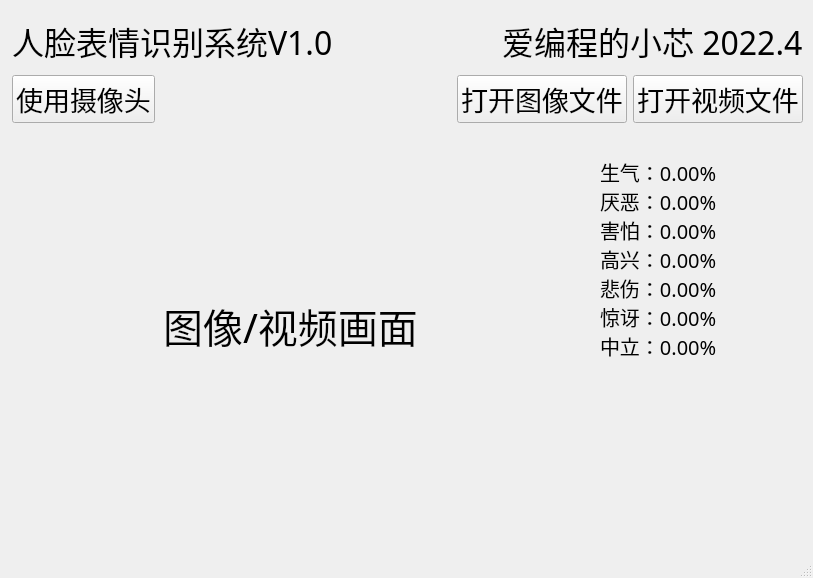
<?xml version="1.0" encoding="UTF-8"?>
<ui version="4.0">
 <class>MainWindow</class>
 <widget class="QMainWindow" name="MainWindow">
  <property name="geometry">
   <rect>
    <x>0</x>
    <y>0</y>
    <width>813</width>
    <height>578</height>
   </rect>
  </property>
  <property name="minimumSize">
   <size>
    <width>813</width>
    <height>578</height>
   </size>
  </property>
  <property name="maximumSize">
   <size>
    <width>813</width>
    <height>578</height>
   </size>
  </property>
  <property name="font">
   <font>
    <family>PingFang SC</family>
   </font>
  </property>
  <property name="windowTitle">
   <string>人脸表情识别系统V1.0</string>
  </property>
  <widget class="QWidget" name="centralwidget">
   <widget class="QWidget" name="verticalLayoutWidget_2">
    <property name="geometry">
     <rect>
      <x>600</x>
      <y>160</y>
      <width>201</width>
      <height>197</height>
     </rect>
    </property>
    <layout class="QVBoxLayout" name="verticalLayout">
     <item>
      <widget class="QLabel" name="angryLabel">
       <property name="font">
        <font>
         <family>PingFang SC</family>
         <pointsize>15</pointsize>
        </font>
       </property>
       <property name="text">
        <string>生气：0.00%</string>
       </property>
      </widget>
     </item>
     <item>
      <widget class="QLabel" name="disgustLabel">
       <property name="font">
        <font>
         <family>PingFang SC</family>
         <pointsize>15</pointsize>
        </font>
       </property>
       <property name="text">
        <string>厌恶：0.00%</string>
       </property>
      </widget>
     </item>
     <item>
      <widget class="QLabel" name="fearLabel">
       <property name="font">
        <font>
         <family>PingFang SC</family>
         <pointsize>15</pointsize>
        </font>
       </property>
       <property name="text">
        <string>害怕：0.00%</string>
       </property>
      </widget>
     </item>
     <item>
      <widget class="QLabel" name="happyLabel">
       <property name="font">
        <font>
         <family>PingFang SC</family>
         <pointsize>15</pointsize>
        </font>
       </property>
       <property name="text">
        <string>高兴：0.00%</string>
       </property>
      </widget>
     </item>
     <item>
      <widget class="QLabel" name="sadLabel">
       <property name="font">
        <font>
         <family>PingFang SC</family>
         <pointsize>15</pointsize>
        </font>
       </property>
       <property name="text">
        <string>悲伤：0.00%</string>
       </property>
      </widget>
     </item>
     <item>
      <widget class="QLabel" name="surpriseLabel">
       <property name="font">
        <font>
         <family>PingFang SC</family>
         <pointsize>15</pointsize>
        </font>
       </property>
       <property name="text">
        <string>惊讶：0.00%</string>
       </property>
      </widget>
     </item>
     <item>
      <widget class="QLabel" name="neutralLabel">
       <property name="font">
        <font>
         <family>PingFang SC</family>
         <pointsize>15</pointsize>
        </font>
       </property>
       <property name="text">
        <string>中立：0.00%</string>
       </property>
      </widget>
     </item>
    </layout>
   </widget>
   <widget class="QWidget" name="layoutWidget">
    <property name="geometry">
     <rect>
      <x>12</x>
      <y>12</y>
      <width>791</width>
      <height>111</height>
     </rect>
    </property>
    <layout class="QGridLayout" name="gridLayout">
     <item row="0" column="0">
      <layout class="QHBoxLayout" name="horizontalLayout">
       <item>
        <widget class="QLabel" name="titleLabel">
         <property name="font">
          <font>
           <family>PingFang SC</family>
           <pointsize>24</pointsize>
           <weight>50</weight>
           <bold>false</bold>
          </font>
         </property>
         <property name="text">
          <string>人脸表情识别系统V1.0</string>
         </property>
        </widget>
       </item>
       <item>
        <spacer name="horizontalSpacer">
         <property name="orientation">
          <enum>Qt::Horizontal</enum>
         </property>
         <property name="sizeHint" stdset="0">
          <size>
           <width>40</width>
           <height>20</height>
          </size>
         </property>
        </spacer>
       </item>
       <item>
        <widget class="QLabel" name="copyrightLabel">
         <property name="font">
          <font>
           <family>PingFang SC</family>
           <pointsize>24</pointsize>
           <weight>50</weight>
           <bold>false</bold>
           <stylestrategy>PreferDefault</stylestrategy>
          </font>
         </property>
         <property name="text">
          <string>爱编程的小芯 2022.4</string>
         </property>
        </widget>
       </item>
      </layout>
     </item>
     <item row="1" column="0">
      <layout class="QHBoxLayout" name="horizontalLayout_2">
       <item>
        <widget class="QPushButton" name="useCameraButton">
         <property name="font">
          <font>
           <family>PingFang SC</family>
           <pointsize>20</pointsize>
          </font>
         </property>
         <property name="text">
          <string>使用摄像头</string>
         </property>
        </widget>
       </item>
       <item>
        <spacer name="horizontalSpacer_2">
         <property name="orientation">
          <enum>Qt::Horizontal</enum>
         </property>
         <property name="sizeHint" stdset="0">
          <size>
           <width>40</width>
           <height>20</height>
          </size>
         </property>
        </spacer>
       </item>
       <item>
        <widget class="QPushButton" name="useImageButton">
         <property name="font">
          <font>
           <family>PingFang SC</family>
           <pointsize>20</pointsize>
          </font>
         </property>
         <property name="text">
          <string>打开图像文件</string>
         </property>
        </widget>
       </item>
       <item>
        <widget class="QPushButton" name="useVideoButton">
         <property name="font">
          <font>
           <family>PingFang SC</family>
           <pointsize>20</pointsize>
          </font>
         </property>
         <property name="text">
          <string>打开视频文件</string>
         </property>
        </widget>
       </item>
      </layout>
     </item>
    </layout>
   </widget>
   <widget class="QLabel" name="videoLabel">
    <property name="geometry">
     <rect>
      <x>10</x>
      <y>140</y>
      <width>561</width>
      <height>371</height>
     </rect>
    </property>
    <property name="font">
     <font>
      <family>PingFang SC</family>
      <pointsize>30</pointsize>
     </font>
    </property>
    <property name="text">
     <string>图像/视频画面</string>
    </property>
    <property name="alignment">
     <set>Qt::AlignCenter</set>
    </property>
   </widget>
   <widget class="QLabel" name="label">
    <property name="geometry">
     <rect>
      <x>610</x>
      <y>460</y>
      <width>185</width>
      <height>60</height>
     </rect>
    </property>
    <property name="text">
     <string/>
    </property>
    <property name="pixmap">
     <pixmap resource="res.qrc">:/img/logo.png</pixmap>
    </property>
    <property name="scaledContents">
     <bool>true</bool>
    </property>
   </widget>
  </widget>
  <widget class="QMenuBar" name="menubar">
   <property name="geometry">
    <rect>
     <x>0</x>
     <y>0</y>
     <width>813</width>
     <height>24</height>
    </rect>
   </property>
  </widget>
  <widget class="QStatusBar" name="statusbar"/>
 </widget>
 <resources>
  <include location="res.qrc"/>
 </resources>
 <connections/>
</ui>
